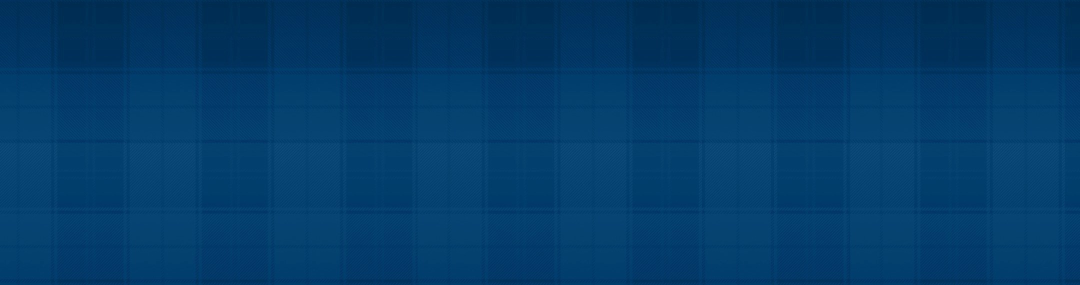
#> input picture plantilla-assets/trama-azul-gentlecan.jpg, 2160 x 570 px, given in place of textura.jpg, which was not available (shown at 1/2 size)
$ python recolor_trama.py
#> lines starting #> are read from the running program, lines starting #| are printed output that depends on the picture; pictures that were not available may be replaced by others from this repository, and a replacement may not be noted
#!/usr/bin/env python3
"""Recolorea la trama escocesa de gentlecan (azul) a nuestro verde de marca.

Toma el patrón/relieve (luminancia) del JPG original y lo re-mapea a un degradado
verde: sombras -> verde oscuro, luces -> verde marca. Mismo tejido, nuestro color.
"""
from PIL import Image

SRC = "/tmp/claude-1000/-home-jesperon-JTSolutions/83eab51f-2742-4326-be0f-b8c9bea1efb6/scratchpad/textura.jpg"
DST = "/home/jesperon/JTSolutions/plantilla-assets/trama-verde.jpg"

# extremos del degradado (sombra -> luz), afinados alrededor de #7CBA3F
DARK = (30, 54, 15)      # #1E360F  sombras del tejido
LIGHT = (124, 186, 63)   # #7CBA3F  verde de marca (zonas claras)

img = Image.open(SRC).convert("L")  # luminancia = patrón del tartán
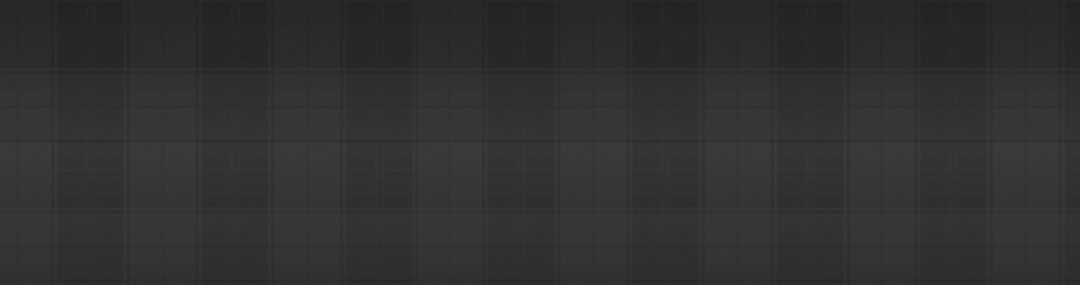
#> img: PIL image 2160x570 L (shown at 1/2 size); min 33, max 69, mean 48.1

# LUT por canal: interpola DARK->LIGHT según el valor de gris
lut_r = [round(DARK[0] + (LIGHT[0] - DARK[0]) * i / 255) for i in range(256)]
lut_g = [round(DARK[1] + (LIGHT[1] - DARK[1]) * i / 255) for i in range(256)]
lut_b = [round(DARK[2] + (LIGHT[2] - DARK[2]) * i / 255) for i in range(256)]

r = img.point(lut_r)
g = img.point(lut_g)
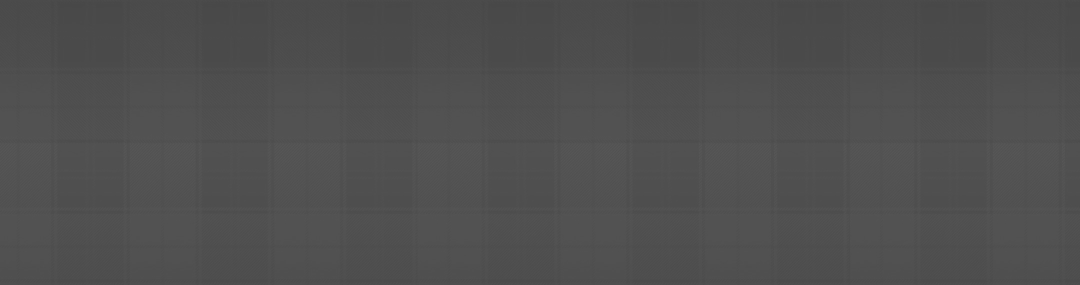
#> g: PIL image 2160x570 L (shown at 1/2 size); min 71, max 90, mean 78.8
b = img.point(lut_b)
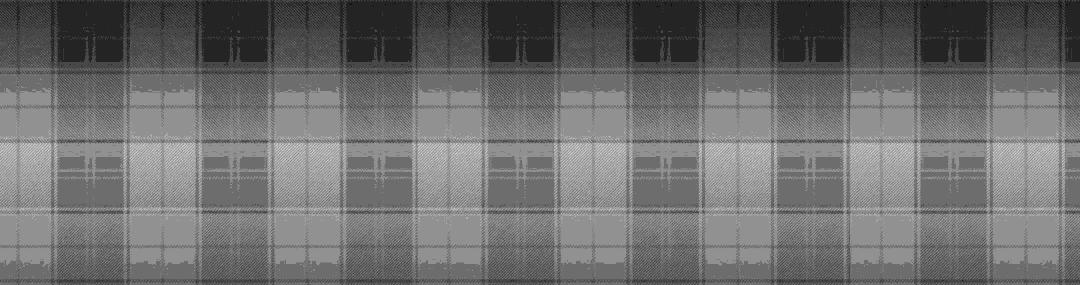
#> b: PIL image 2160x570 L (shown at 1/2 size); min 21, max 28, mean 24; drawn with min black and max white
out = Image.merge("RGB", (r, g, b))
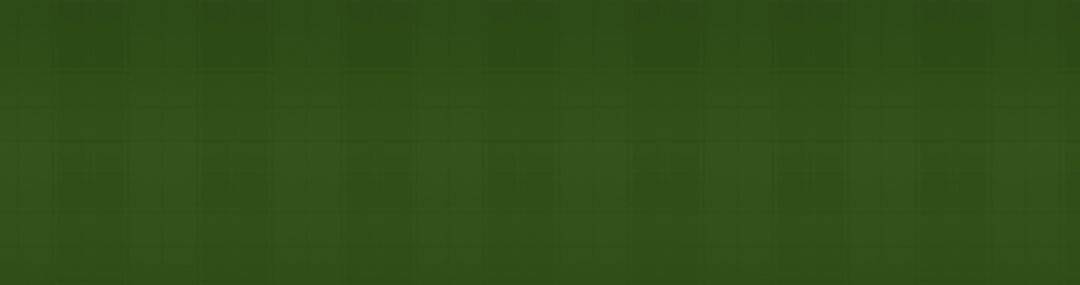
#> out: PIL image 2160x570 RGB (shown at 1/2 size); mean R, G, B 47.7, 78.8, 24
out.save(DST, quality=88)
print("OK ->", DST, out.size)
#| OK -> /home/jesperon/JTSolutions/plantilla-assets/trama-verde.jpg (2160, 570)

$ run again, on plantilla-assets/trama-original-azul.jpg
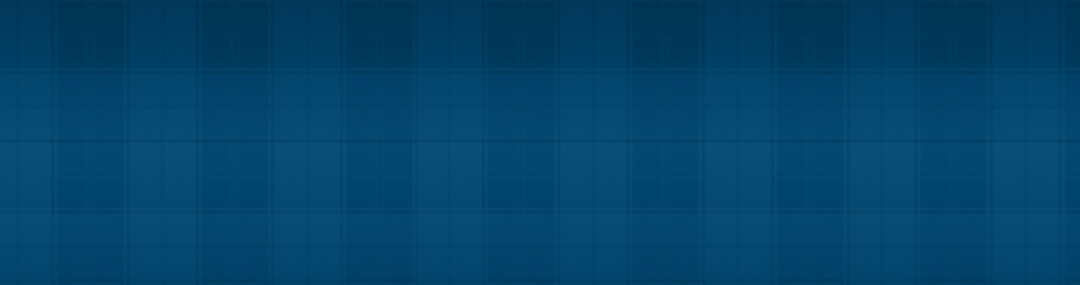
#> input picture plantilla-assets/trama-original-azul.jpg, 2160 x 570 px, given in place of textura.jpg, which was not available (shown at 1/2 size)
#> `b = img.point(lut_b)`:
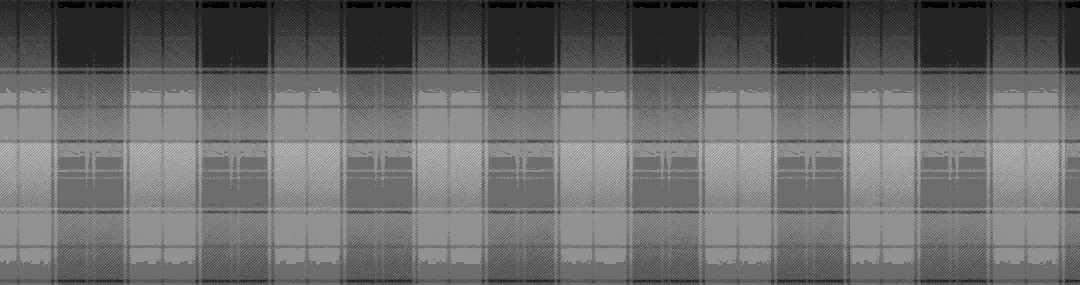
#> b: PIL image 2160x570 L (shown at 1/2 size); min 22, max 29, mean 24.9; drawn with min black and max white
#| OK -> /home/jesperon/JTSolutions/plantilla-assets/trama-verde.jpg (2160, 570)
